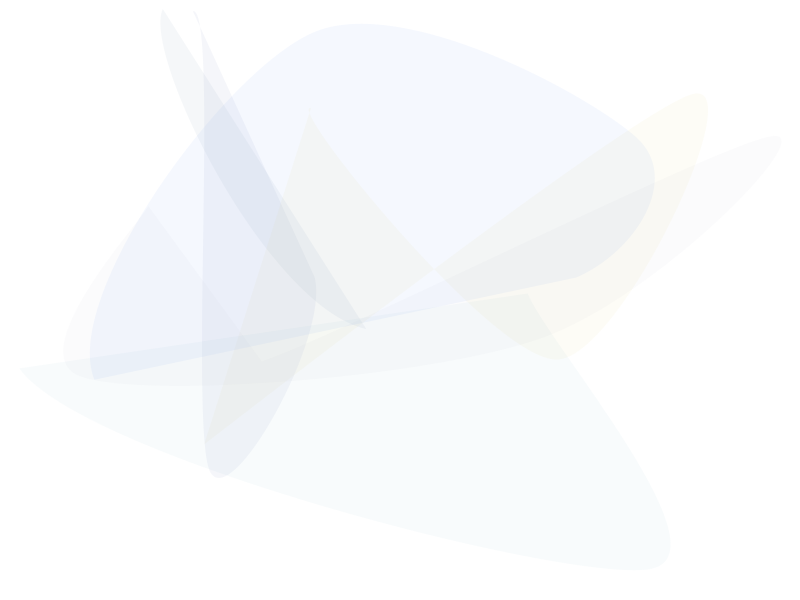
Frame 1 (no input)
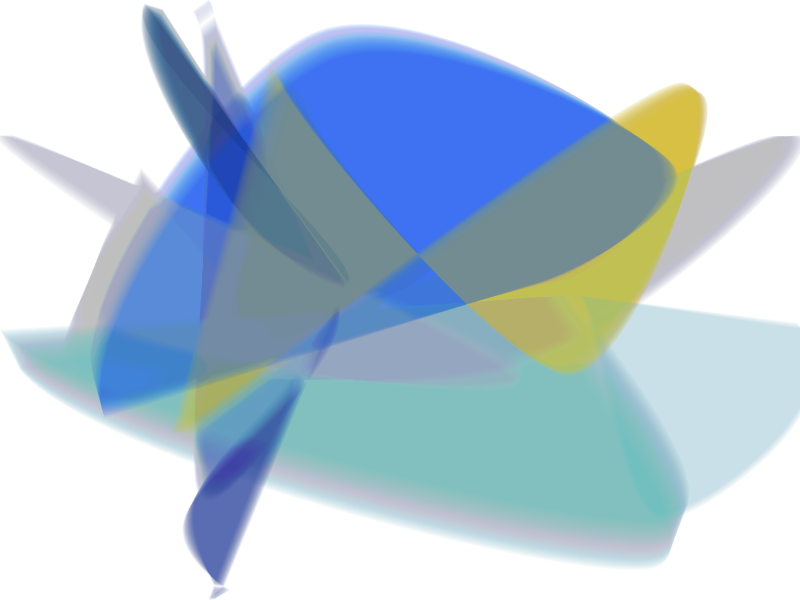
Frame 60 (the mouse pressed at the canvas centre just before this capture)
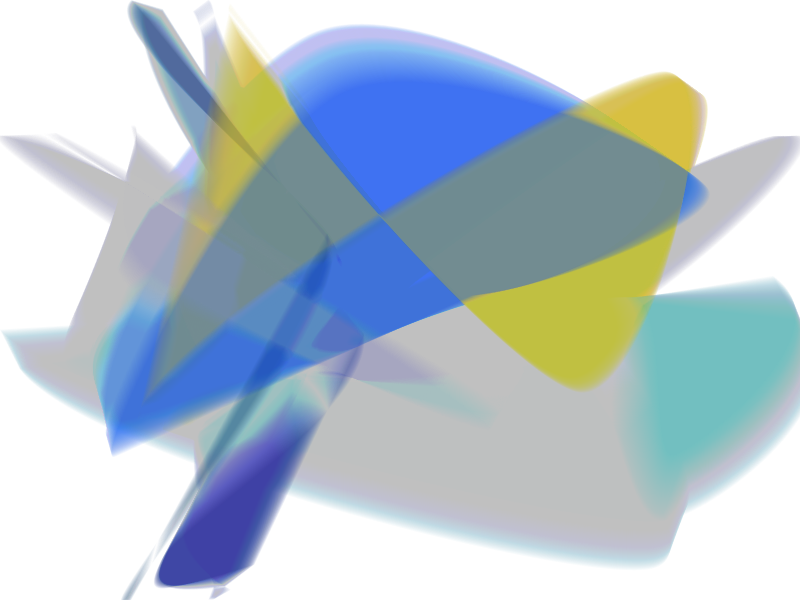
Frame 120 (the mouse held since frame 60 and released just before this capture)

The Processing sketch that drew these frames (run headless with seeded random() and noise(); from frame 60 on, the mouse is pressed at the canvas centre):

// Processing sketch: processing_159627
// ── processing_159627.pde

ArrayList <Swarm> swarms;

void setup(){
  size(800, 600);
  swarms = new ArrayList();
  int n_swarms = (int) random(5) + 5;
  for(int i = 0; i < n_swarms; i++){
    swarms.add(new Swarm());
  }
  fill(0, 30);
  noStroke();
  background(255);
}

void draw(){
  //background(255);
  for(Swarm s : swarms){
    s.update();
    s.display();
  }
  fill(255, 2);
  rect(0, 0, width, height);
}

class Swarm{
  ArrayList <Boid> boids;
  color c;
  
  Swarm(){
    boids = new ArrayList();
    int n_boids = (int) random(5) + 3;
    for(int i = 0; i < n_boids; i++){
      boids.add(new Boid());
    } 
    c = color(random(255), random(255), random(255), 10);
  }
  
  void update(){
    for(Boid b : boids){
      b.update();
    }
  }
  
  void display(){
    fill(c);
    beginShape();
    for(Boid b : boids){
      b.display();
      curveVertex(b.location.x, b.location.y);
    }
    endShape(CLOSE);
  }
}

class Boid{
  PVector location;
  PVector speed;
  Boid(){
    location = new PVector(random(width), random(height));
    speed = new PVector(random(2) - 1, random(2) - 1);     
  }
  
  void update(){    
    if(location.x > width) location.x = 0;
    if(location.x < 0) location.x = width;
    if(location.y > height) location.y = 0;
    if(location.y < 0) location.y = height;
    
    location.add(speed);    
  }
  
  void display(){
    //ellipse(location.x, location.y, 10, 10);
  }
}
